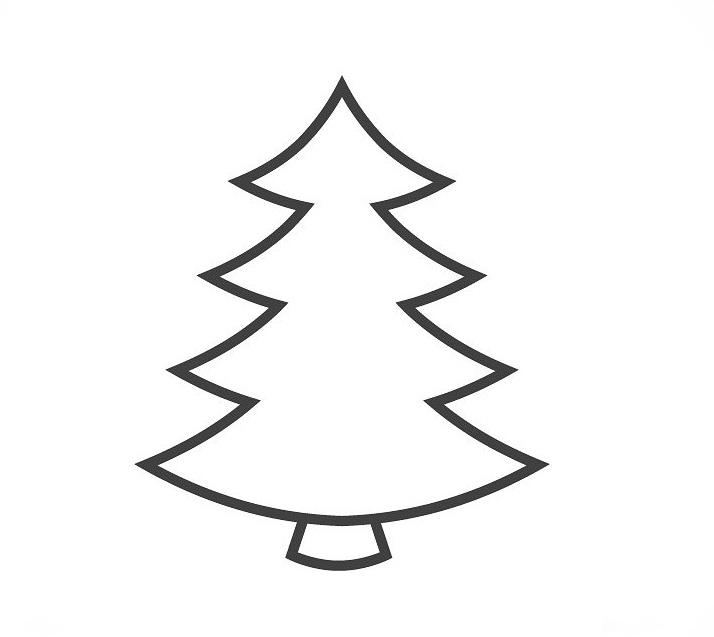
#> input picture trace/images/ctree.jpg, 714 x 637 px
$ python make_edge.py images/ctree.jpg
#> lines starting #> are read from the running program, lines starting #| are printed output that depends on the picture; after the words box and inside, x2 and y2 are one past the last pixel; in counts of white or black regions, pixels touching at a corner belong together
import argparse
from PIL import Image, ImageFilter, ImageOps

parser = argparse.ArgumentParser(
        formatter_class=argparse.ArgumentDefaultsHelpFormatter)

parser.add_argument('image', type=argparse.FileType('rb'),
                    metavar='IMAGE.png', nargs='?',
                    help='image to approximate')

parser.add_argument('-o', '--output-file', type=str, metavar='FILENAME.svg',
                    default=None,
                    help='output file name')

opts = parser.parse_args()

if __name__ == '__main__':
    image = Image.open(opts.image)
#> image is the input picture: PIL image 714x637 RGB; min 10, max 255, mean 245.9
    image = image.filter(ImageFilter.FIND_EDGES).convert('1').convert('L')
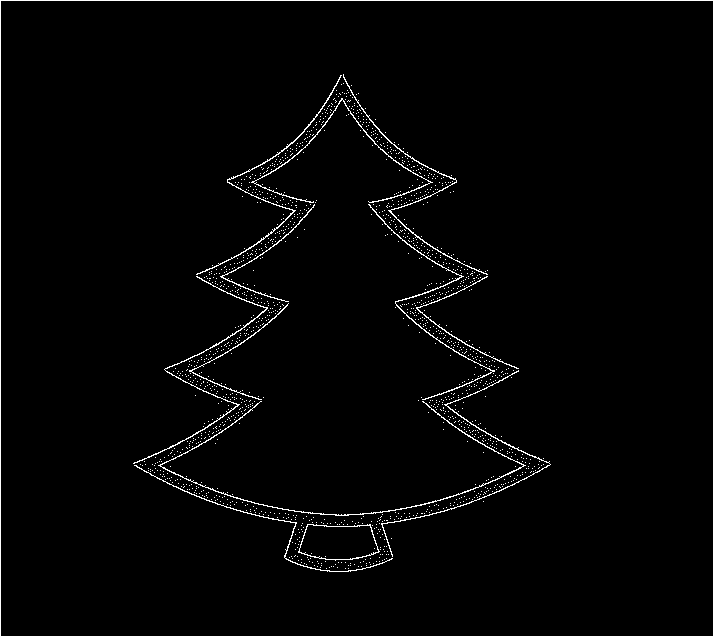
#> image: PIL image 714x637 L; 2.1% white in thin lines or dots
    for i in range(3):
        image = image.filter(ImageFilter.MaxFilter(3))
#> this loop made 3 passes
#> pass 1, `image = image.filter(ImageFilter.MaxFilter(3))`:
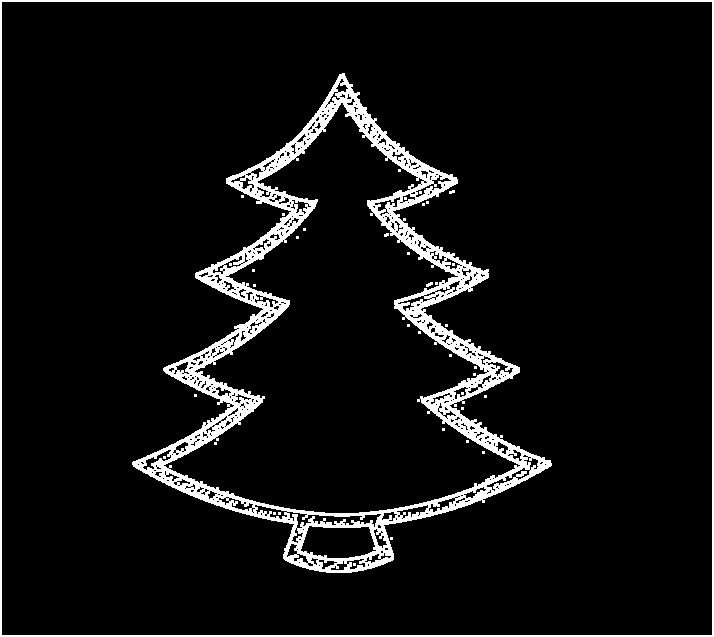
#> image: PIL image 714x637 L; 7.1% white; 39 white regions (36 under 20 px), largest, box (x1, y1, x2, y2) and area: (132, 73, 552, 573) 26621, (0, 0, 714, 637) 5388, (426, 282, 433, 287) 23
#> pass 2, `image = image.filter(ImageFilter.MaxFilter(3))`:
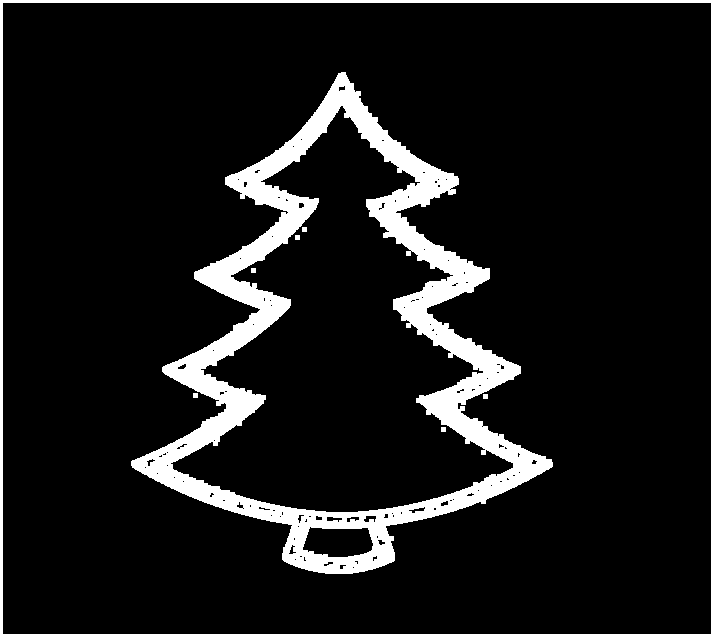
#> image: PIL image 714x637 L; 10.3% white; 8 white regions, largest, box (x1, y1, x2, y2) and area: (131, 72, 553, 574) 38609, (0, 0, 714, 637) 8070, (302, 227, 307, 232) 25
#> pass 3, `image = image.filter(ImageFilter.MaxFilter(3))`:
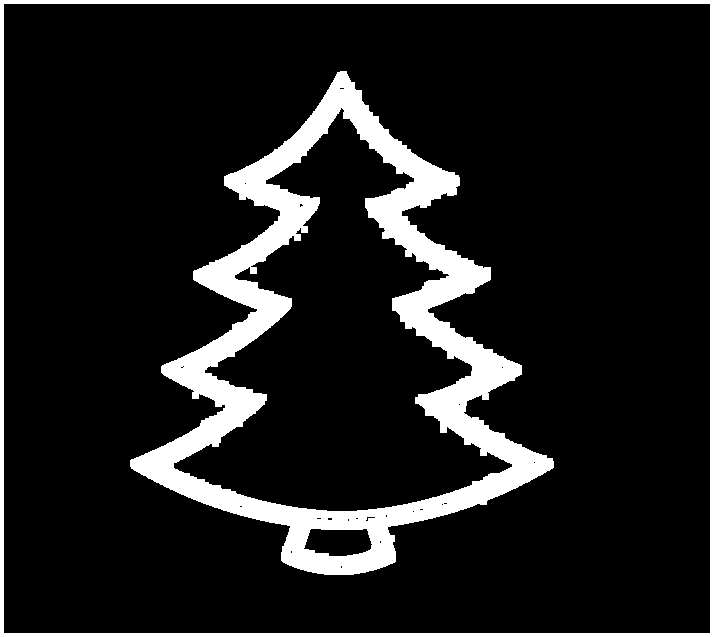
#> image: PIL image 714x637 L; 12.2% white; 2 white regions, box (x1, y1, x2, y2) and area: (130, 71, 554, 575) 44885, (0, 0, 714, 637) 10744
    image = ImageOps.invert(image)

#> (the run stopped early here; a loop or call above may not have finished)

$ run again, on trace/images/candycane.png
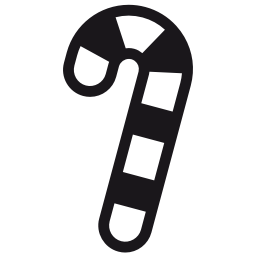
#> input picture trace/images/candycane.png, 256 x 256 px
#> image is the input picture: PIL image 256x256 RGBA; mean R, G, B, A 5, 4.4, 5.2, 46.2
#> `image = image.filter(ImageFilter.FIND_EDGES).convert('1').convert('L')`:
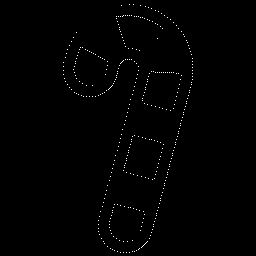
#> image: PIL image 256x256 L; 0.6% white in thin lines or dots, all inside (x1, y1, x2, y2) = (63, 4, 193, 253)
#> the loop `for i in range(3):` made 3 passes
#> pass 3, `image = image.filter(ImageFilter.MaxFilter(3))`:
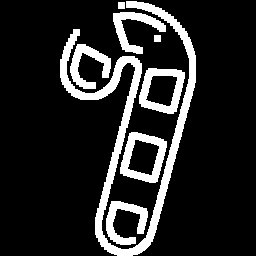
#> image: PIL image 256x256 L; 14.9% white; 8 white regions, largest, box (x1, y1, x2, y2) and area: (60, 1, 196, 256) 5190, (120, 132, 167, 183) 1045, (139, 68, 185, 114) 983

$ run again, on trace/images/circle.png
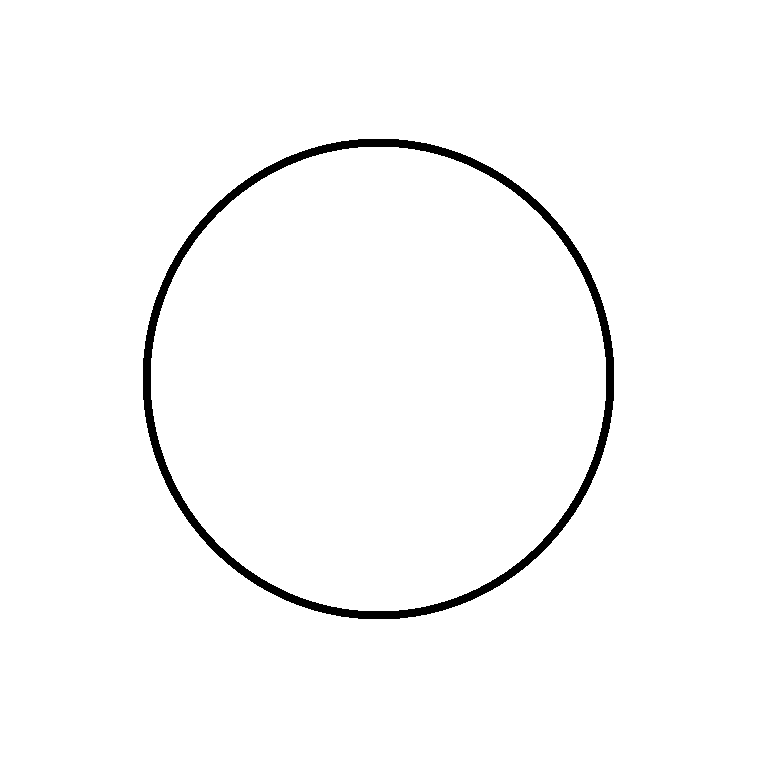
#> input picture trace/images/circle.png, 768 x 768 px
#> image is the input picture: PIL image 768x768 RGB; 98% white; 1 black region, box (x1, y1, x2, y2) and area: (143, 139, 614, 619) 11775
#> the loop `for i in range(3):` made 3 passes
#> pass 1, `image = image.filter(ImageFilter.MaxFilter(3))`:
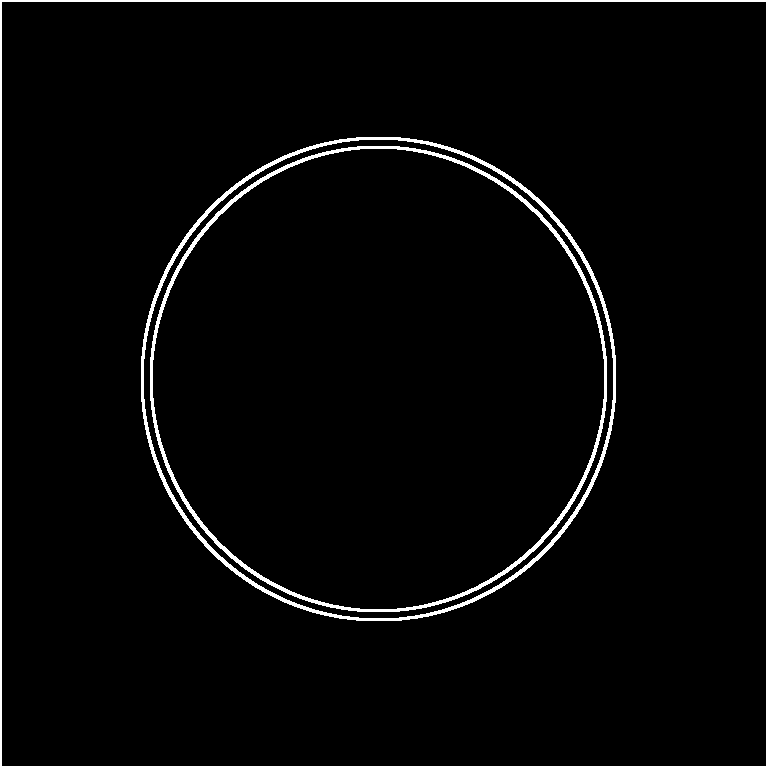
#> image: PIL image 768x768 L; 2.9% white; 3 white regions, box (x1, y1, x2, y2) and area: (0, 0, 768, 768) 6128, (141, 137, 616, 621) 5718, (150, 146, 607, 612) 5502
#> pass 3, `image = image.filter(ImageFilter.MaxFilter(3))`:
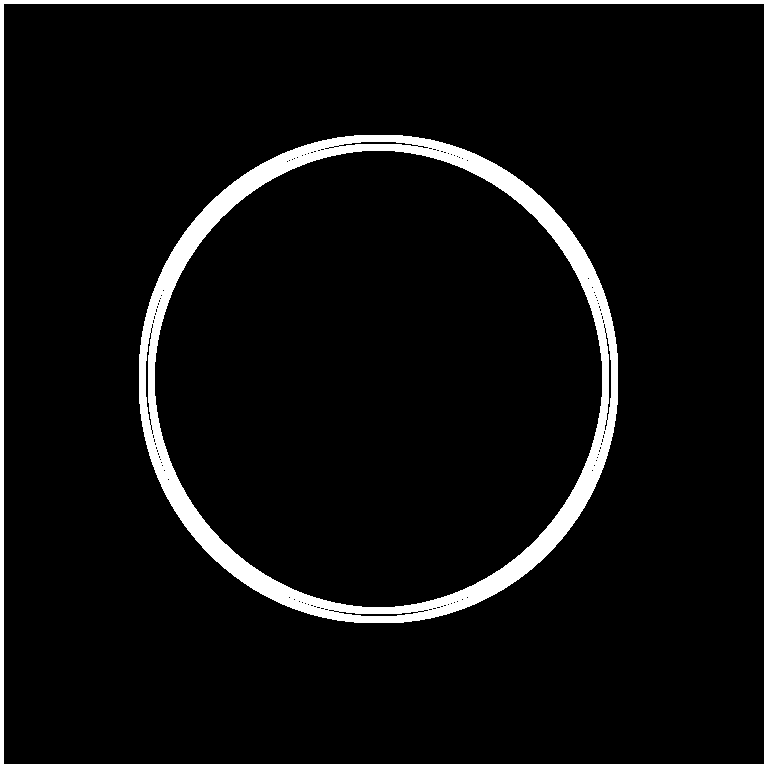
#> image: PIL image 768x768 L; 6.5% white; 2 white regions, box (x1, y1, x2, y2) and area: (139, 135, 618, 623) 25974, (0, 0, 768, 768) 12224
